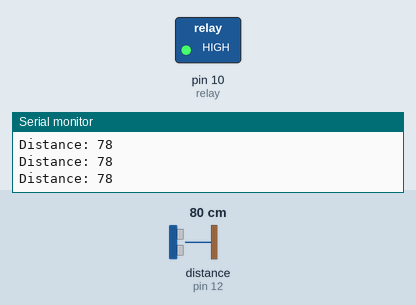
Simulated run of this sketch. Board: Arduino Uno, built with avr-gcc and run on an emulated ATmega328P. Parts: switched loads named in the sketch (green lamp = pin HIGH), the last lines printed to the serial monitor. Wiring (inferred from the names in the program): ultrasonic range finder: trigger pin 13; echo pin 12. The inputs (shaded band) are chosen by the test bench; at power-on: distance to the obstacle (sensor on pin 12) 80 cm. The echo pulse lasts 58.3 µs per cm; pins used as bus, display or sensor lines are not drawn.

Above: at 1.2 s.
1.3 s: distance to the obstacle (sensor on pin 12) set to 12 cm
2.8 s: distance to the obstacle (sensor on pin 12) set to 9 cm
At 3.3 s:
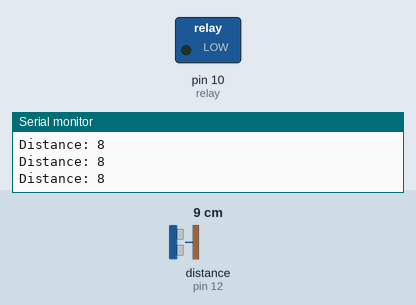
4.3 s: distance to the obstacle (sensor on pin 12) set to 18 cm
At 5.7 s:
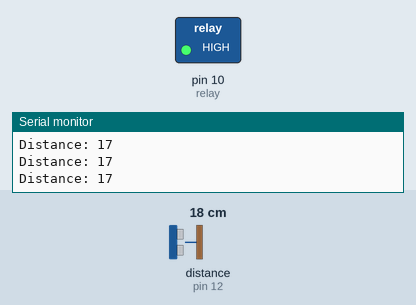
Timing chart, 0 to 7.3 s (numbered marks = the images above; inputs shaded):
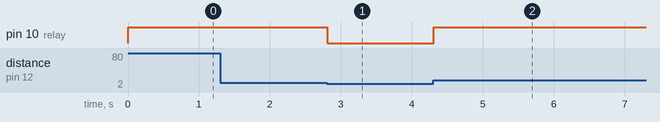

Measured:
- the behaviour switches between 11 and 10 cm on distance to the obstacle (sensor on pin 12) (found by bisection; images 0 and 1)
- after the input at 2.8 s, pin 10 (relay): HIGH → LOW at once
- after the input at 4.3 s, pin 10 (relay): LOW → HIGH at once

The sketch:

contactless_doorbell.ino
```cpp
//Contactless Doorbell

// Define pins numbers
const int trigPin = 13;  //Connect Trig pin in Ultrasonic Sensor to Arduino Pin 13
const int echoPin = 12;  //Connect Echo pin in Ultrasonic Sensor to Arduino Pin 13

const int relay= 10;   //Connect Positive pin of LED to Arduino Pin 10

// Define variables
long duration;
int distance;
int safetyDistance;


void setup() {
pinMode(trigPin, OUTPUT); // Sets the trigPin as an Output
pinMode(echoPin, INPUT); // Sets the echoPin as an Input

pinMode(relay, OUTPUT);
Serial.begin(9600); // Starts the serial communication
}


void loop() {
// Clears the trigPin
digitalWrite(trigPin, LOW);
delayMicroseconds(2);

// Sets the trigPin on HIGH state for 15 micro seconds
digitalWrite(trigPin, HIGH);
delayMicroseconds(15);
digitalWrite(trigPin, LOW);

// Reads the echoPin, returns the sound wave travel time in microseconds
duration = pulseIn(echoPin, HIGH);

// Calculate the distance
distance= duration*0.034/2;

safetyDistance = distance;
if (safetyDistance >=10){
  digitalWrite(relay, HIGH);
}
else{
  digitalWrite(relay, LOW);
}

// Print the distance on the Serial Monitor
Serial.print("Distance: ");
Serial.println(distance);
}
```
